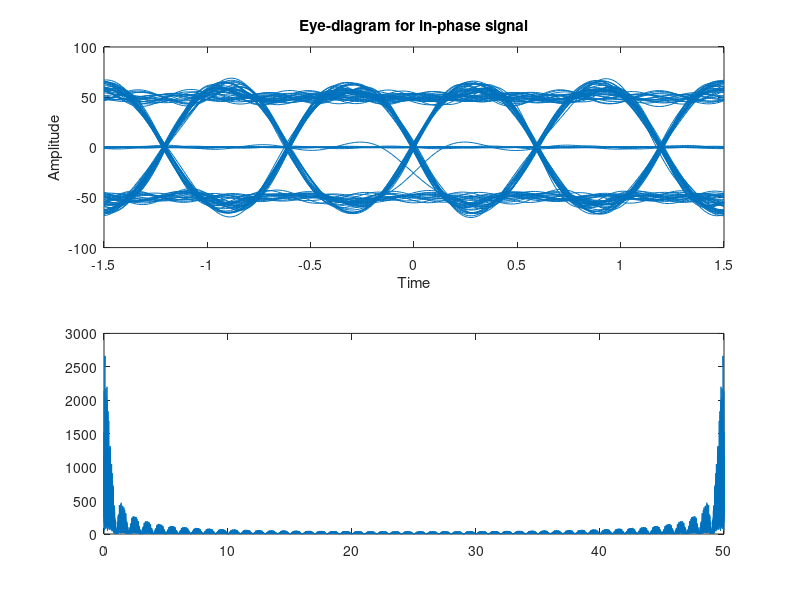
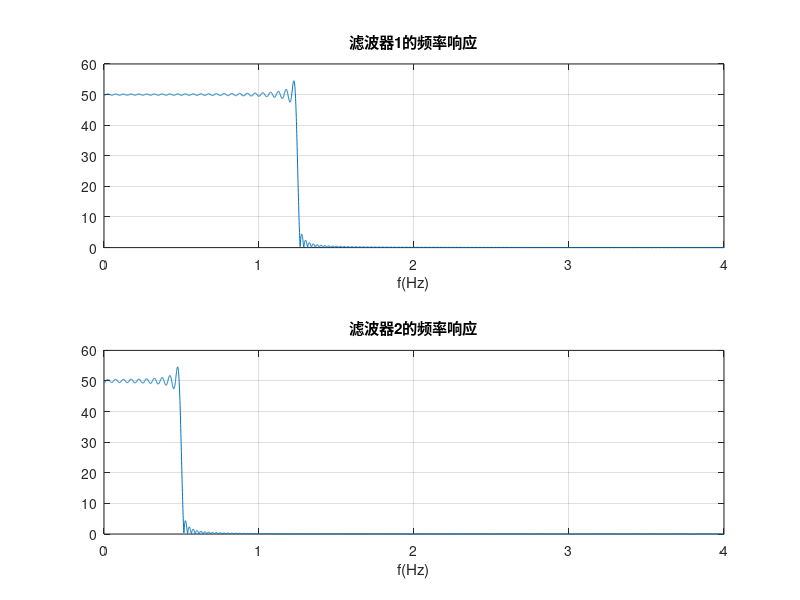

Write MATLAB code to recreate these figures, in order.
clear all;
clc;
N = 400;
fs = 50;
Ts = 1;
dt = Ts / fs;
t = 0:dt:(N*fs-1)*dt;
d = randi([0,1],1,N)*2-1;
a_tmp = repmat(d, [fs, 1]);
a = a_tmp(:);
delay = 20;
t_ht = -delay:dt:delay;
ht1 = 2.5*sinc(2.5*t_ht/Ts);

rt1 = conv(a, ht1);
ht2 = sinc(t_ht/Ts);
rt2 = conv(a, ht2);


eyediagram(rt1+j*rt2,5*fs,3);
t = 2^16;

HT0 = fft(a,t);
HT1 =fft(ht1,t);
HT2 =fft(ht2,t);
f = [0:t-1]/t/dt;
plot(f,abs(HT0));
figure;

subplot(2,1,1);
plot(f, abs(HT1));
title("滤波器1的频率响应");
grid on;
xlabel('f(Hz)');
axis([0 4 0 60]);
subplot(2,1,2);
plot(f,abs(HT2));
title('滤波器2的频率响应');
grid on;
xlabel('f(Hz)');
axis([0 4 0 60]);
